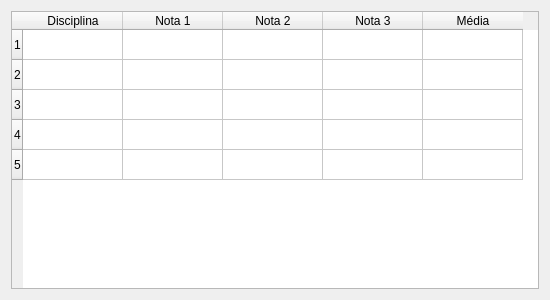
<?xml version="1.0" encoding="UTF-8"?>
<ui version="4.0">
 <class>Notas_Aluno</class>
 <widget class="QDialog" name="Notas_Aluno">
  <property name="geometry">
   <rect>
    <x>0</x>
    <y>0</y>
    <width>550</width>
    <height>300</height>
   </rect>
  </property>
  <property name="windowTitle">
   <string>Notas</string>
  </property>
  <layout class="QVBoxLayout" name="verticalLayout">
   <item>
    <widget class="QTableWidget" name="tableWidget">
     <property name="rowCount">
      <number>5</number>
     </property>
     <row/>
     <row/>
     <row/>
     <row/>
     <row/>
     <column>
      <property name="text">
       <string>Disciplina</string>
      </property>
     </column>
     <column>
      <property name="text">
       <string>Nota 1</string>
      </property>
     </column>
     <column>
      <property name="text">
       <string>Nota 2</string>
      </property>
     </column>
     <column>
      <property name="text">
       <string>Nota 3</string>
      </property>
     </column>
     <column>
      <property name="text">
       <string>Média</string>
      </property>
     </column>
    </widget>
   </item>
  </layout>
 </widget>
 <resources/>
 <connections/>
</ui>
